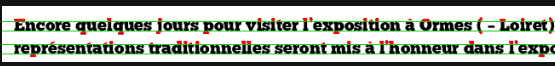
#> input picture assets/hor_rhythm_example_2.png, 555 x 66 px
$ python -i funcs.py   (imports and definitions only)
#> lines starting #> are read from the running program, lines starting #| are printed output that depends on the picture; after the words box and inside, x2 and y2 are one past the last pixel; in counts of white or black regions, pixels touching at a corner belong together
#> further down, picture is the input picture: shape (66, 555, 3); mean B, G, R 161.9, 171.8, 164.9
import numpy as np
import cv2
import re
from pathlib import Path
import sys
from sklearn.cluster import DBSCAN
import json

# [48 lines left out: functions get_valid_texts, fix_caps_sentences, not called in this run]

import zstandard as zstd

# [176 lines left out: functions get_valid_texts_zstd, k_means, extract_letters, draw_bar, not called in this run]

from PIL import Image, ImageDraw, ImageFont

# [16 lines left out: function wrap_lines, not called in this run]

_dummy = Image.new("L", (1, 1), 255)
_draw = ImageDraw.Draw(_dummy)


# [14 lines left out: function lines_to_img, not called in this run]

from PIL import Image, ImageDraw, ImageFont
import numpy as np


# [50 lines left out: function text_to_img_new, not called in this run]

# [146 lines of commented-out code are left out]


def compute_scores(img,
                   show_contours=True,
                   show_boundaries=False,
                   showbar=True
                   ):
#> called with show_contours = True, show_boundaries = False, showbar = True
    img = img if len(img.shape) == 2 else cv2.cvtColor(img, cv2.COLOR_BGR2GRAY)
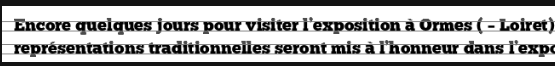
#> img: shape (66, 555); min 0, max 255, mean 168.6
    height_total, width_total = img.shape
#> height_total = 66; width_total = 555

    # assume img is grayscale
    _, thresh = cv2.threshold(img, 150, 255, cv2.THRESH_BINARY_INV)
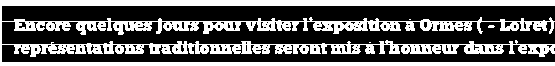
#> thresh: shape (66, 555); 38.2% white; 4 white regions (3 under 20 px)
    contours, _ = cv2.findContours(thresh, cv2.RETR_EXTERNAL, cv2.CHAIN_APPROX_SIMPLE)
#> contours = 4 contours, 3 with area under 20; largest, box (x1, y1, x2, y2) and area: (0, 0, 555, 66) 11924

    letters = []
    if show_contours:
        cv2.drawContours(img, contours, contourIdx=-1, color=(0,0,255))
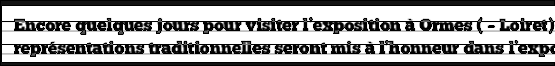
#> img: shape (66, 555); 15.14% of pixels changed, all inside (x1, y1, x2, y2) = (0, 0, 555, 66)

    for contour in contours:
        x, y, w, h = cv2.boundingRect(contour)
        letters.append((x,y,w,h))
#> this loop made 4 passes
#> (contour, x, y, w, h) on passes 1, 3: ([[369, 42], [370, 42]], 369, 42, 2, 1), ([[409, 19], [410, 19]], 409, 19, 2, 1)
#> (x, y, w, h) on passes 2, 4: (488, 25, 7, 3), (0, 0, 555, 66)
#> after the loop, letters = [(369, 42, 2, 1), (488, 25, 7, 3), (409, 19, 2, 1), (0, 0, 555, 66)]

    data = np.empty((len(letters), 1)) # lower and upper values
#> data = [164.4, 83.47, 175.7, 165.3]
    data[:,0] = [letter[1] for letter in letters]
    print('yvalues:'); print(data[:,0])
    #sys.exit()

    clustering = DBSCAN(
        eps=15,       # max vertical distance within line
        min_samples=1
    ).fit(data)

    labels = clustering.labels_
#> labels = [0, 1, 1, 2]
    n_clusters = len(set(labels)) - (1 if -1 in labels else 0)
#> n_clusters = 3
    print('NUM CLUSTERS:', n_clusters)
#| NUM CLUSTERS: 3

    lines = {}
    for letter,label in zip(letters, labels):
        if label in lines.keys():
            lines[label].append(letter)
        else:
            lines[label] = [letter]
#> this loop made 4 passes
#> (letter, label) on passes 1 to 4: ((369, 42, 2, 1), 0), ((488, 25, 7, 3), 1), ((409, 19, 2, 1), 1), ((0, 0, 555, 66), 2)
#> after the loop, lines = {0: [(369, 42, 2, 1)], 1: [(488, 25, 7, 3), (409, 19, 2, 1)], 2: [(0, 0, 555, 66)]}

    # length of lines should be length of labels

    # # we care about the height of the letter

    y_plus_h_data_per_line = []
    y_data_per_line = []
    h_data_per_line = []
    for line in lines.values():
        temp = [] # upper bound
        temp2 = [] # for lower bound
        temp3 = [] # for heights
        for letter in line:
            x,y,w,h = letter
            temp.append(y)
            temp2.append(y+h)
            temp3.append(h)
            if show_boundaries:
                img = cv2.line(img, (0, y-1), (width_total, y+1), (0,255,255))
        y_plus_h_data_per_line.append(temp2)
        y_data_per_line.append(temp)
        h_data_per_line.append(temp3)
#> this loop made 3 passes
#> line on passes 1 to 3: [(369, 42, 2, 1)], [(488, 25, 7, 3), (409, 19, 2, 1)], [(0, 0, 555, 66)]
#> after the loop, h_data_per_line = [[1], [3, 1], [66]]; y_data_per_line = [[42], [25, 19], [0]]; y_plus_h_data_per_line = [[43], [28, 20], [66]]

    if show_boundaries:
        cv2.imshow("img", img)
        cv2.waitKey(0)

    def differences(contours):
        leftmost_xs = []
        rightmost_xs = []
        for contour in contours:
            # contour is a numpy array of shape (N, 1, 2)
            xs = contour[:, 0, 0]  # All x-coordinates in the contour
            leftmost_x = np.min(xs)
            rightmost_x = np.max(xs)
            leftmost_xs.append(leftmost_x)
            rightmost_xs.append(rightmost_x)
        leftmost_xs.sort()
        rightmost_xs.sort()
        d = []
        for i in range(len(leftmost_xs)-1):
            diff = leftmost_xs[i+1] - rightmost_xs[i]
            d.append(diff)
        return d

    median_higher = [np.median(x) for x in y_data_per_line] # len: num_lines
#> median_higher = [42, 22, 0]
    median_height = [np.median(x) for x in h_data_per_line]
#> median_height = [1, 2, 66]

    max_higher = [np.min(x) for x in y_data_per_line]
#> max_higher = [42, 19, 0]
    max_height = [np.max(x) for x in h_data_per_line]
#> max_height = [1, 3, 66]

    median_lower = [x+y for x,y in zip(median_higher, median_height)]
#> median_lower = [43, 24, 66]
    max_lower = [x+y for x,y in zip(max_higher, max_height)]
#> max_lower = [43, 22, 66]

    stds_upper = []
    stds_lower = []
    meds_upper = []
    meds_lower = []
    # iterate over layers
    for med_h, med_l, max_h, max_l in zip(median_higher, median_lower, max_higher, max_lower):
        upper_section = img[int(max_h):int(med_h), :]
        lower_section = img[int(med_l):int(max_l), :]
        contours_upper, _ = cv2.findContours(upper_section, cv2.RETR_EXTERNAL, cv2.CHAIN_APPROX_SIMPLE)
        contours_lower, _ = cv2.findContours(lower_section, cv2.RETR_EXTERNAL, cv2.CHAIN_APPROX_SIMPLE)
        diffs_upper = differences(contours_upper)
        diffs_lower = differences(contours_lower)
        if len(diffs_upper) > 0:
            stds_upper.append(np.std(diffs_upper))
            meds_upper.append(np.median(diffs_upper))
        else:
            stds_upper.append(None)
            meds_upper.append(None)
        if len(diffs_lower) > 0:
            stds_lower.append(np.std(diffs_lower))
            meds_lower.append(np.median(diffs_lower))
        else:
            stds_lower.append(None)
            meds_lower.append(None)
#> this loop made 3 passes
#> (med_h, med_l, max_h, max_l) on passes 1, 3: (42, 43, 42, 43), (0, 66, 0, 66)
#> (med_h, med_l, max_h, max_l, diffs_upper) on pass 2: (22, 24, 19, 22, [2, 2, 2])
#> after the loop, meds_lower = 3 items; meds_upper = 3 items; stds_lower = 3 items; stds_upper = 3 items

    # sort by layer
    idx = np.argsort(median_higher)
#> idx = [2, 1, 0]
    sorted_stds_lower = np.array(stds_lower)[idx]
    sorted_stds_upper = np.array(stds_upper)[idx]
    sorted_meds_lower = np.array(meds_lower)[idx]
    sorted_meds_upper = np.array(meds_upper)[idx]
    # [8 lines of commented-out code are left out]


    img_with_bar = cv2.cvtColor(img, cv2.COLOR_GRAY2BGR)
    # Create a transparent overlay
    overlay = img_with_bar.copy()  # Copy the original image

    for lower, maxlow, higher, maxhigh in zip(median_lower, max_lower, median_higher, max_higher):
        higher = int(higher)
        lower = int(lower)
        maxlow = int(maxlow)
        mawhigh = int(maxhigh)

        # Draw a white rectangle on the overlay
        cv2.rectangle(
            overlay,
            (0, higher),
            (img.shape[1], lower),
            (0, 255, 0),
            thickness=-1
        )

        cv2.rectangle(
            overlay,
            (0, maxhigh),
            (img.shape[1], higher),
            (255, 0, 0),
            thickness=-1
        )

        cv2.rectangle(
            overlay,
            (0, lower),
            (img.shape[1], maxlow),
            (255, 0, 0),
            thickness=-1
        )
#> this loop made 3 passes
#> (lower, maxlow, higher, maxhigh, mawhigh) on passes 1 to 3: (43, 43, 42, 42, 42), (24, 22, 22, 19, 19), (66, 66, 0, 0, 0)
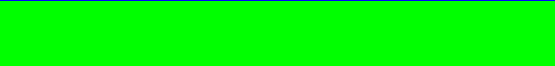
#> overlay: shape (66, 555, 3); mean B, G, R 3.9, 251.1, 0

    if showbar:
        img = cv2.addWeighted(img_with_bar, 0.5, overlay, 0.5, 0)
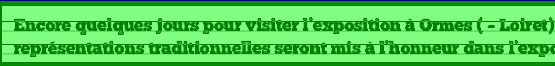
#> img: shape (66, 555, 3); mean B, G, R 81.7, 205.1, 79.8
        cv2.imshow("overlay", img)
        cv2.waitKey(0)

    return sorted_stds_lower, sorted_stds_upper, sorted_meds_lower, sorted_meds_upper


# [246 lines left out: function compute_scores_att_2, not called in this run]

import textwrap

# [359 lines left out: functions compute_scores_att_3, compute_scores_att_4, wrap_text_to_pixels, make_text_images, not called in this run]

>>> import cv2
>>> picture = cv2.imread('../assets/hor_rhythm_example_2.png')
>>> result = compute_scores(picture)
